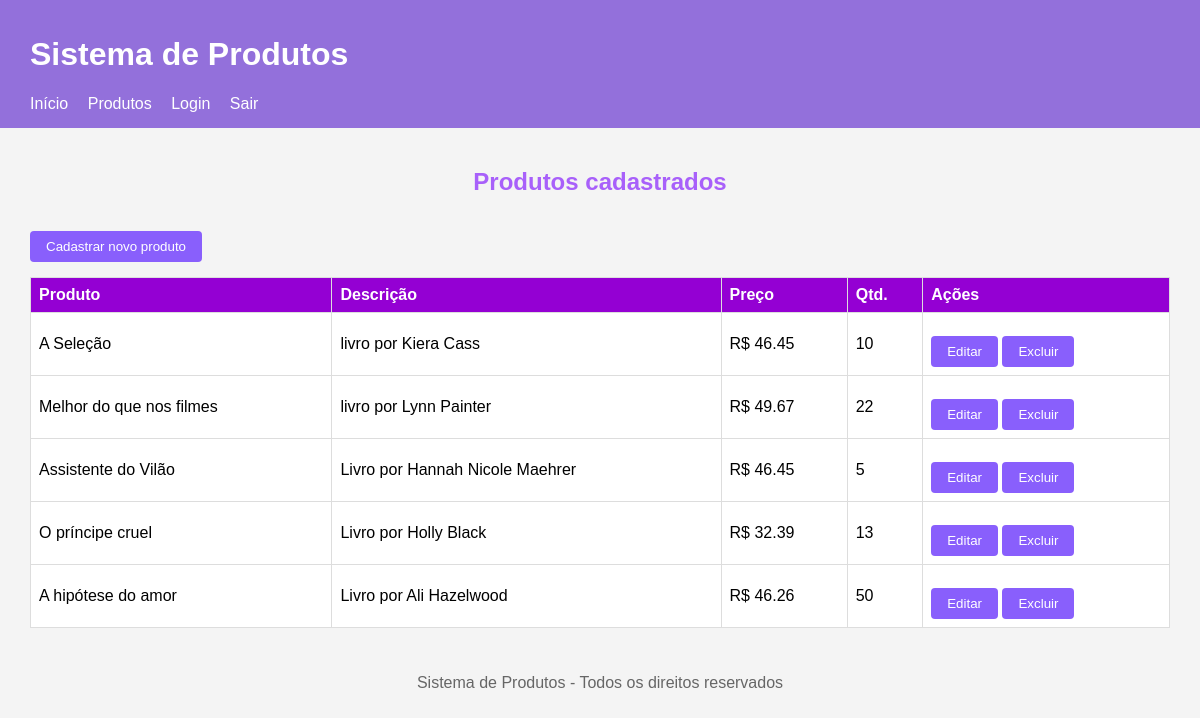
Page /produtos/listar.php (signed in) on the committed database.
### tables this page shows
CREATE TABLE `produtos` (
  `id` int(11) NOT NULL,
  `nome` varchar(100) NOT NULL,
  `descricao` varchar(255) NOT NULL,
  `preco` decimal(10,2) NOT NULL,
  `quantidade` int(11) NOT NULL
);

### produtos/listar.php (the view, shortened to what this page needs)
<?php
require __DIR__ . '/../conexao.php';
require __DIR__ . '/../cabecalho.php';
$sql = "SELECT * FROM produtos";
$resultado = mysqli_query($conexao, $sql);
?>
<main>
    <h2 class="Pdcad">Produtos cadastrados</h2>
    <a href="cadastrar.php"><button type="submit" class="Btlistar">Cadastrar novo produto</button></a>
    <table>
        <tr>
            <th>Produto</th>
            <th>Descrição</th>
            <th>Preço</th>
            <th>Qtd.</th>
            <th>Ações</th>
        </tr>
        <?php while ($produto = mysqli_fetch_assoc($resultado)) { ?>
        <tr>
            <td><?php echo $produto['nome']; ?></td>
            <td><?php echo $produto['descricao']; ?></td>
            <td>R$ <?php echo $produto['preco']; ?></td>
            <td><?php echo $produto['quantidade']; ?></td>
            <td>
                <a href="atualizar.php?id=<?php echo $produto['id'];
            ?>"><button type="submit" class="Btlistar">Editar</button></a>
                    <a href="excluir.php?id=<?php echo $produto['id'];
            ?>"><button type="submit" class="Btlistar">Excluir</button></a>
                        </td>
                    </tr>
                <?php } ?>
    </table>
</main>
<?php
require __DIR__ . '/../rodape.php';
?>

### cabecalho.php (shortened to what this page needs)
<?php
$baseUrl = '/projeto_php';
?>
<!DOCTYPE html>
<html lang="ptbr">
<head>
    <link rel="stylesheet" href="<?= $baseUrl ?>/css/style.css">
</head>
<body>
    <header>
        <h1>Sistema de Produtos</h1>
            <nav>
                <a href="<?= $baseUrl ?>/index.php">Início</a>
                <a href="<?= $baseUrl ?>/produtos/listar.php">Produtos</a>
                <a href="<?= $baseUrl ?>/login.php">Login</a>
                <a href="<?= $baseUrl ?>/logout.php">Sair</a>
            </nav>
    </header>

### rodape.php
<footer>
        <p>Sistema de Produtos - Todos os direitos reservados</p>
    </footer>
</body>
</html>

### css/style.css (style rules this page uses)
body { font-family: Arial, sans-serif; margin: 0; background-color: #f4f4f4; }
header { background-color: #9370DB; color: white; padding: 15px 30px; }
header nav a { color: white; margin-right: 15px; text-decoration: none; }
main { padding: 20px 30px; }
footer { text-align: center; padding: 10px; color: #666; }
table { width: 100%; border-collapse: collapse; background-color: white; margin-top: 15px; }
table th, table td { border: 1px solid #ddd; padding: 8px; text-align: left; }
table th { background-color: #9400D3; color: white; }
.Pdcad { text-align: center; color: #a860fa; }
.Btlistar { margin-top: 15px; padding: 8px 16px; background-color: #895ffc; color: white; border: none; border-radius: 4px; cursor: pointer; }

### rows in the picture
produtos: nome "A Seleção", descricao "livro por Kiera Cass", preco "46.45", quantidade "10"
produtos: nome "Melhor do que nos filmes", descricao "livro por Lynn Painter", preco "49.67", quantidade "22"
produtos: nome "Assistente do Vilão", descricao "Livro por Hannah Nicole Maehrer", preco "46.45", quantidade "5"
produtos: nome "O príncipe cruel", descricao "Livro por Holly Black", preco "32.39", quantidade "13"
produtos: nome "A hipótese do amor", descricao "Livro por Ali Hazelwood", preco "46.26", quantidade "50"
